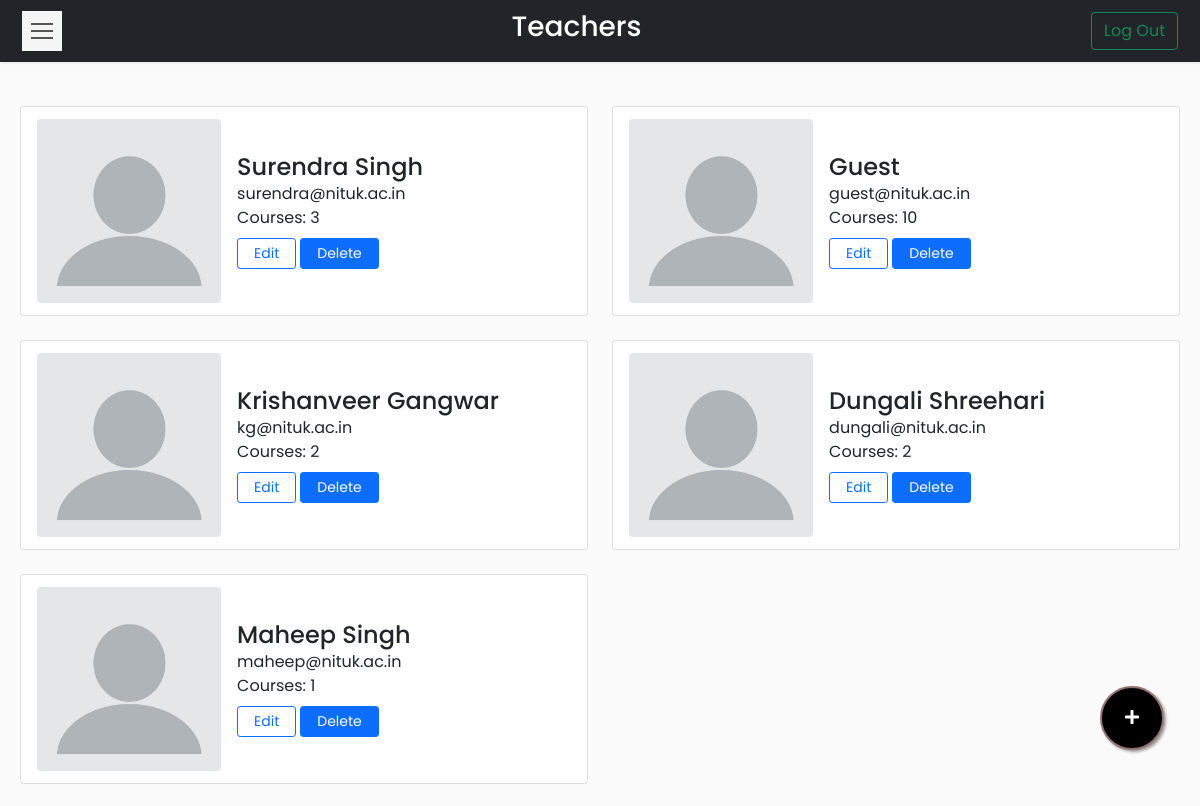
/Codes/dashboard_admin.php (signed in), run on an earlier commit of the app's database.
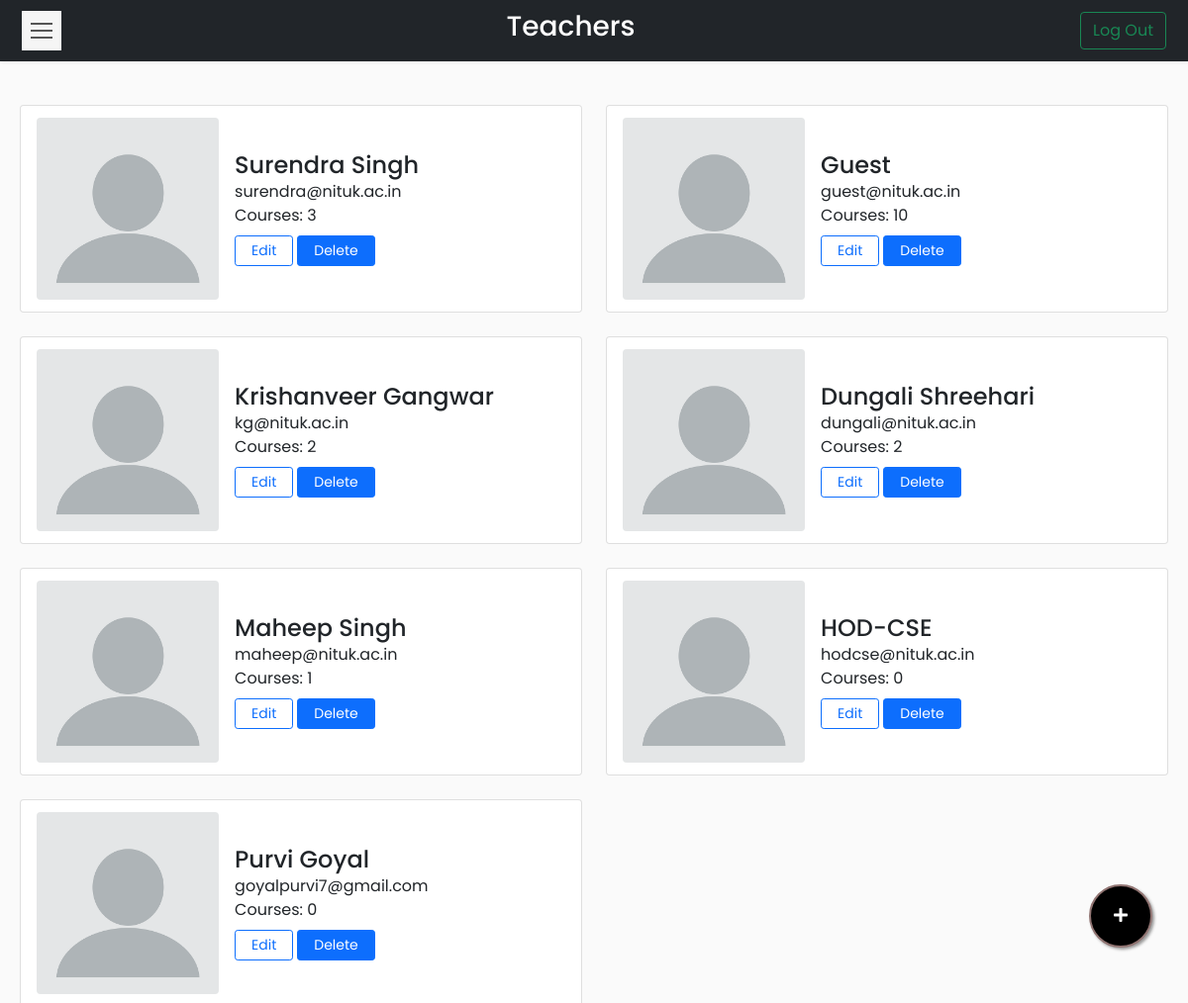
And on a later commit of the database.
### tables this page shows
CREATE TABLE `users` (
  `id` int(11) NOT NULL,
  `username` varchar(25) NOT NULL,
  `email` varchar(30) NOT NULL,
  `password` varchar(20) NOT NULL,
  `image_url` text NOT NULL DEFAULT 'IMG-5f8954bd209a92.78214246.jpg',
  `level` int(5) NOT NULL DEFAULT 3,
  `department` varchar(60) NOT NULL
);

### Codes/dashboard_admin.php (the view, shortened to what this page needs)
<?php
if (isset($_SESSION['id'])) {
    require_once __DIR__ . '/connection/connect.php';
?>
    <!DOCTYPE html>
    <html>
    <head>
        <link rel="stylesheet" href="css/bootstrap.min.css" />
        <link rel="stylesheet" href="https://cdnjs.cloudflare.com/ajax/libs/font-awesome/4.7.0/css/font-awesome.min.css">
        <link rel="stylesheet" href="css/custom.css" />
    </head>
    <body>
        <nav class="navbar navbar-light bg-dark">
            <div class="container-fluid">
                <button type="button" id="sidebarCollapse" class="navbar-btn">
                    <span></span>
                    <span></span>
                    <span></span>
                </button>
                <span class="text-white h3">Teachers</span>
                <form class="d-flex">
                    <a href="logout.php">
                        <button class="btn btn-outline-success" type="button">Log Out</button>
                    </a>
                </form>
            </div>
        </nav>
        <div class="wrapper">
            <div id="content">
                <div class="row row-cols-1 row-cols-lg-2 row-cols-xxl-3 g-4">
                    <?php
                    $sql = "SELECT id, username, email FROM users";
                    $result = $conn->query($sql);
                    while ($row = $result->fetch_assoc()) {
                        if ($row['username'] == "Admin") {
                            continue;
                        }
                        $sql1 = "SELECT course_code FROM courses WHERE id=" . $row['id'];
                        $result1 = $conn->query($sql1);
                        $course_count = $result1->num_rows;
                    ?>
                        <div class="col">
                            <span>
                                <div class="container mt-4 d-flex justify-content-center card h-100 ps-3">
                                    <div class="d-flex align-items-center">
                                        <img src="images/generic_image.png" class="rounded" width="35%" alt="Teacher Image" onclick="javascript:location.href='teacher_courses_admin.php?id=<?php echo $row['id']; ?>'" style="cursor:pointer">
                                        <div class="ms-3 w-auto">
                                            <h4 class="mb-0 mt-0 text-break" onclick="javascript:location.href='teacher_courses_admin.php?id=<?php echo $row['id']; ?>'" style="cursor:pointer"><?php echo $row['username'] ?></h4> <span onclick="javascript:location.href='teacher_courses_admin.php?id=<?php echo $row['id']; ?>'" style="cursor:pointer"><?php echo $row['email'] ?></span><br>
                                            <span onclick="javascript:location.href='teacher_courses_admin.php?id=<?php echo $row['id']; ?>'" style="cursor:pointer">Courses: <?php echo $course_count ?></span>
                            </span>
                            <div class="button mt-2 d-flex flex-row align-items-center">
                                <a class="btn btn-sm btn-outline-primary w-auto px-3" data-bs-toggle="modal" data-bs-target="#edit_user" data-bs-whatever="<?php echo $row['id'] ?>">Edit</a>
                                <a class="btn btn-sm btn-primary ms-1 w-auto px-3" data-bs-toggle="modal" data-bs-target="#delete" data-bs-whatever="<?php echo $row['id'] ?>">Delete</a>
                            </div>
                        </div>
                </div>
            </div>
        </div>
    <?php } ?>
    <button type="button" id="addIcon" data-bs-toggle="modal" data-bs-target="#new_user">
        <i class="fa fa-plus"></i>
    </button>
<?php
} else {
    header('Location: index.php?error=INVALID USER');
    exit();
}
?>
    </body>
    </html>

### Codes/css/custom.css (style rules this page uses)
body { font-family: "Poppins", sans-serif; background: #fafafa; max-height: 100vh !important; overflow-y: scroll; }
a, a:hover, a:focus { color: inherit; text-decoration: none; transition: all 0.3s; }
.navbar { padding: 10px 10px; background: #fff; border: none; border-radius: 5; margin-bottom: 0px; box-shadow: 1px 1px 3px rgba(0, 0, 0, 0.1); }
.navbar-btn { box-shadow: none; outline: none !important; border: none; }
.wrapper { display: flex; width: 100%; align-items: stretch; perspective: 1500px; height: 100%; overflow-y: hidden; }
#content { width: 100%; min-height: 93vh; padding: 20px; transition: all 0.3s; }
#sidebarCollapse { width: 40px; height: 40px; background: #f5f5f5; cursor: pointer; }
#sidebarCollapse span { width: 80%; height: 2px; margin: 0 auto; display: block; background: #555; transition: all 0.8s cubic-bezier(0.81, -0.33, 0.345, 1.375); transition-delay: 0.2s; }
#sidebarCollapse span:first-of-type { transform: rotate(45deg) translate(2px, 2px); }
#sidebarCollapse span:nth-of-type(2) { opacity: 0; }
#sidebarCollapse span:last-of-type { transform: rotate(-45deg) translate(1px, -1px); }
@media (max-width: 10000px) { #sidebarCollapse span:first-of-type, #sidebarCollapse span:nth-of-type(2), #sidebarCollapse span:last-of-type { transform: none; opacity: 1; margin: 5px auto; } }
.card { transition: all 0.5s ease; justify-content: space-between; }
#addIcon { position: fixed !important; width:8vh; height:8vh; right: 3vw; bottom: 7vh; z-index: 10; background-color:black; border: 2px solid #917472; color:#FFF; border-radius:50%; box-shadow: 2px 2px 3px #999; }

What changed in the data, as far as the page shows it:
added users: username "HOD-CSE", email "hodcse@nituk.ac.in", course_count "0"
added users: username "Purvi Goyal", email "goyalpurvi7@gmail.com", course_count "0"
